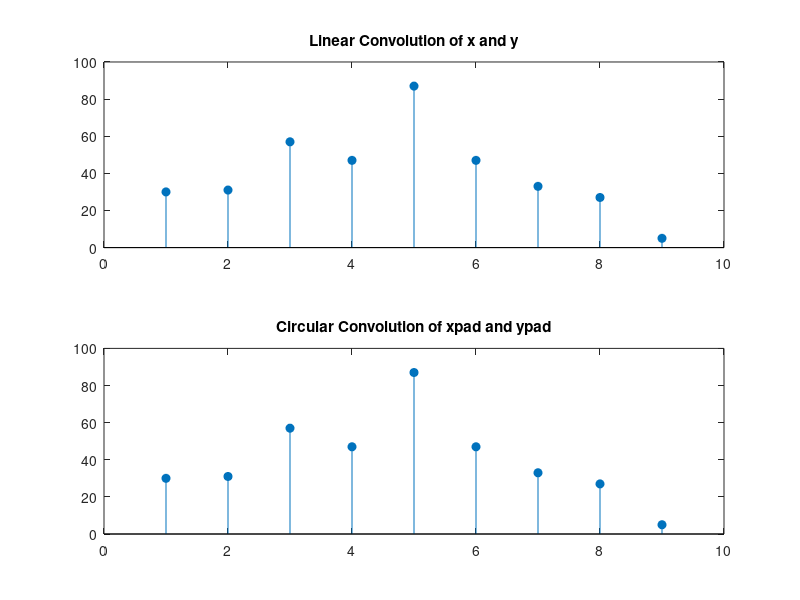

This chart was generated by the following MATLAB code:
% Experiment_2 Clin & Ccirc
% 驗證線性卷積的長度
% 驗證循環卷積與線性卷積之等效條件，在進行DFT 之前，必須用零填充向量
% 使長度至少為N + L - 1。對DFT 的積求逆轉換後，只保留前N + L - 1 個元素。

clear;

x = [5 6 8 2 5]; %L=5
y = [6 -1 3 5 1]; %M=5

 %Linear Convolution
clin = conv(x,y,'full');  
str=['The length of Linear Convolution is : ',num2str(length(clin))];% 驗證線性卷積的長度，
disp(str); % length=L+M-1

 %Circular Convolution
 %由於輸出長度為L+M-1=9，需用 0 填充 x,y 兩個向量，把長度都補滿9
xpad = [x zeros(1,9-length(x))];
ypad = [y zeros(1,9-length(y))];
ccirc = ifft(fft(xpad).*fft(ypad)); % Circular Convolution公式

%繪製線性卷積
subplot(2,1,1) %2列1行之區域1
stem(clin, 'filled' )
ylim([0 100]) % ylim:設置y 坐標軸範圍
title( 'Linear Convolution of x and y' )

%繪製循環卷積
subplot(2,1,2) %2列1行之區域2
stem(ccirc, 'filled' )
ylim([0 100])
title( 'Circular Convolution of xpad and ypad' )

%填零後的向量 xpad 和 ypad 的循環卷積等效於 x 和 y 的線性卷積。
%因為輸出長度皆為4+3-1，並保留了循環卷積所有元素。